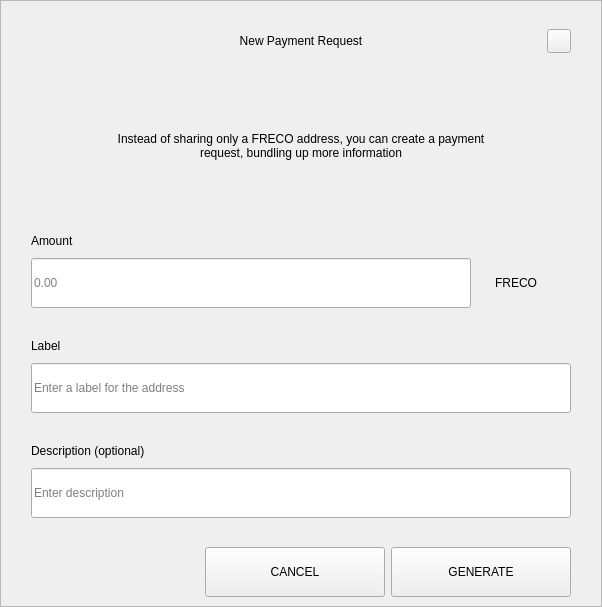
<?xml version="1.0" encoding="UTF-8"?>
<ui version="4.0">
 <class>RequestDialog</class>
 <widget class="QDialog" name="RequestDialog">
  <property name="geometry">
   <rect>
    <x>0</x>
    <y>0</y>
    <width>602</width>
    <height>607</height>
   </rect>
  </property>
  <property name="windowTitle">
   <string>Dialog</string>
  </property>
  <layout class="QVBoxLayout" name="verticalLayout_5">
   <property name="spacing">
    <number>0</number>
   </property>
   <property name="leftMargin">
    <number>0</number>
   </property>
   <property name="topMargin">
    <number>0</number>
   </property>
   <property name="rightMargin">
    <number>0</number>
   </property>
   <property name="bottomMargin">
    <number>0</number>
   </property>
   <item>
    <widget class="QFrame" name="frame">
     <property name="styleSheet">
      <string notr="true"/>
     </property>
     <property name="frameShape">
      <enum>QFrame::StyledPanel</enum>
     </property>
     <property name="frameShadow">
      <enum>QFrame::Raised</enum>
     </property>
     <layout class="QVBoxLayout" name="verticalLayout_4" stretch="1,0,0">
      <property name="spacing">
       <number>0</number>
      </property>
      <property name="leftMargin">
       <number>30</number>
      </property>
      <property name="topMargin">
       <number>20</number>
      </property>
      <property name="rightMargin">
       <number>30</number>
      </property>
      <property name="bottomMargin">
       <number>0</number>
      </property>
      <item>
       <layout class="QHBoxLayout" name="horizontalLayout_3">
        <property name="spacing">
         <number>0</number>
        </property>
        <item>
         <spacer name="horizontalSpacer_21">
          <property name="orientation">
           <enum>Qt::Horizontal</enum>
          </property>
          <property name="sizeHint" stdset="0">
           <size>
            <width>40</width>
            <height>20</height>
           </size>
          </property>
         </spacer>
        </item>
        <item>
         <widget class="QLabel" name="labelTitle">
          <property name="minimumSize">
           <size>
            <width>0</width>
            <height>40</height>
           </size>
          </property>
          <property name="maximumSize">
           <size>
            <width>16777215</width>
            <height>40</height>
           </size>
          </property>
          <property name="styleSheet">
           <string notr="true">padding-left:24px;</string>
          </property>
          <property name="text">
           <string>New Payment Request</string>
          </property>
          <property name="alignment">
           <set>Qt::AlignCenter</set>
          </property>
          <property name="margin">
           <number>7</number>
          </property>
         </widget>
        </item>
        <item>
         <spacer name="horizontalSpacer">
          <property name="orientation">
           <enum>Qt::Horizontal</enum>
          </property>
          <property name="sizeHint" stdset="0">
           <size>
            <width>40</width>
            <height>20</height>
           </size>
          </property>
         </spacer>
        </item>
        <item>
         <widget class="QPushButton" name="btnEsc">
          <property name="minimumSize">
           <size>
            <width>24</width>
            <height>24</height>
           </size>
          </property>
          <property name="maximumSize">
           <size>
            <width>24</width>
            <height>24</height>
           </size>
          </property>
          <property name="focusPolicy">
           <enum>Qt::NoFocus</enum>
          </property>
          <property name="text">
           <string/>
          </property>
         </widget>
        </item>
       </layout>
      </item>
      <item>
       <widget class="QStackedWidget" name="stack">
        <property name="minimumSize">
         <size>
          <width>540</width>
          <height>0</height>
         </size>
        </property>
        <property name="maximumSize">
         <size>
          <width>540</width>
          <height>16777215</height>
         </size>
        </property>
        <property name="currentIndex">
         <number>0</number>
        </property>
        <widget class="QWidget" name="page_1">
         <property name="minimumSize">
          <size>
           <width>540</width>
           <height>0</height>
          </size>
         </property>
         <property name="maximumSize">
          <size>
           <width>540</width>
           <height>16777215</height>
          </size>
         </property>
         <layout class="QVBoxLayout" name="layout1">
          <property name="spacing">
           <number>0</number>
          </property>
          <property name="leftMargin">
           <number>0</number>
          </property>
          <property name="topMargin">
           <number>0</number>
          </property>
          <property name="rightMargin">
           <number>0</number>
          </property>
          <property name="bottomMargin">
           <number>0</number>
          </property>
          <item>
           <spacer name="verticalSpacer_21">
            <property name="orientation">
             <enum>Qt::Vertical</enum>
            </property>
            <property name="sizeType">
             <enum>QSizePolicy::Fixed</enum>
            </property>
            <property name="sizeHint" stdset="0">
             <size>
              <width>20</width>
              <height>30</height>
             </size>
            </property>
           </spacer>
          </item>
          <item alignment="Qt::AlignHCenter">
           <widget class="QLabel" name="labelMessage">
            <property name="minimumSize">
             <size>
              <width>400</width>
              <height>50</height>
             </size>
            </property>
            <property name="text">
             <string>Instead of sharing only a FRECO address, you can create a payment request, bundling up more information</string>
            </property>
            <property name="alignment">
             <set>Qt::AlignCenter</set>
            </property>
            <property name="wordWrap">
             <bool>true</bool>
            </property>
           </widget>
          </item>
          <item alignment="Qt::AlignBottom">
           <widget class="QWidget" name="containerAmount" native="true">
            <layout class="QVBoxLayout" name="verticalLayout">
             <property name="spacing">
              <number>9</number>
             </property>
             <property name="leftMargin">
              <number>0</number>
             </property>
             <property name="topMargin">
              <number>0</number>
             </property>
             <property name="rightMargin">
              <number>0</number>
             </property>
             <property name="bottomMargin">
              <number>0</number>
             </property>
             <item>
              <widget class="QLabel" name="labelSubtitleAmount">
               <property name="minimumSize">
                <size>
                 <width>350</width>
                 <height>16</height>
                </size>
               </property>
               <property name="maximumSize">
                <size>
                 <width>16777215</width>
                 <height>16</height>
                </size>
               </property>
               <property name="text">
                <string>Amount</string>
               </property>
              </widget>
             </item>
             <item alignment="Qt::AlignTop">
              <widget class="QWidget" name="layoutAmount" native="true">
               <layout class="QHBoxLayout" name="horizontalLayout" stretch="2,0">
                <property name="spacing">
                 <number>0</number>
                </property>
                <property name="leftMargin">
                 <number>0</number>
                </property>
                <property name="topMargin">
                 <number>0</number>
                </property>
                <property name="rightMargin">
                 <number>0</number>
                </property>
                <property name="bottomMargin">
                 <number>0</number>
                </property>
                <item>
                 <widget class="QLineEdit" name="lineEditAmount">
                  <property name="minimumSize">
                   <size>
                    <width>0</width>
                    <height>50</height>
                   </size>
                  </property>
                  <property name="maximumSize">
                   <size>
                    <width>16777215</width>
                    <height>50</height>
                   </size>
                  </property>
                  <property name="placeholderText">
                   <string notr="true">0.00</string>
                  </property>
                 </widget>
                </item>
                <item>
                 <widget class="QWidget" name="comboContainer" native="true">
                  <property name="minimumSize">
                   <size>
                    <width>100</width>
                    <height>50</height>
                   </size>
                  </property>
                  <property name="maximumSize">
                   <size>
                    <width>16777215</width>
                    <height>50</height>
                   </size>
                  </property>
                  <layout class="QHBoxLayout" name="horizontalLayout_31">
                   <property name="spacing">
                    <number>0</number>
                   </property>
                   <property name="leftMargin">
                    <number>0</number>
                   </property>
                   <property name="topMargin">
                    <number>0</number>
                   </property>
                   <property name="rightMargin">
                    <number>10</number>
                   </property>
                   <property name="bottomMargin">
                    <number>0</number>
                   </property>
                   <item>
                    <widget class="QLabel" name="comboBoxCoin">
                     <property name="text">
                      <string>FRECO</string>
                     </property>
                     <property name="alignment">
                      <set>Qt::AlignCenter</set>
                     </property>
                    </widget>
                   </item>
                  </layout>
                 </widget>
                </item>
               </layout>
              </widget>
             </item>
            </layout>
           </widget>
          </item>
          <item>
           <spacer name="verticalSpacer_31">
            <property name="orientation">
             <enum>Qt::Vertical</enum>
            </property>
            <property name="sizeType">
             <enum>QSizePolicy::Fixed</enum>
            </property>
            <property name="sizeHint" stdset="0">
             <size>
              <width>20</width>
              <height>30</height>
             </size>
            </property>
           </spacer>
          </item>
          <item>
           <layout class="QVBoxLayout" name="verticalLayoutLabel">
            <property name="spacing">
             <number>9</number>
            </property>
            <item>
             <widget class="QLabel" name="labelSubtitleLabel">
              <property name="minimumSize">
               <size>
                <width>0</width>
                <height>16</height>
               </size>
              </property>
              <property name="maximumSize">
               <size>
                <width>16777215</width>
                <height>16</height>
               </size>
              </property>
              <property name="text">
               <string>Label</string>
              </property>
             </widget>
            </item>
            <item>
             <widget class="QLineEdit" name="lineEditLabel">
              <property name="minimumSize">
               <size>
                <width>0</width>
                <height>50</height>
               </size>
              </property>
              <property name="maximumSize">
               <size>
                <width>16777215</width>
                <height>50</height>
               </size>
              </property>
              <property name="placeholderText">
               <string>Enter a label for the address</string>
              </property>
             </widget>
            </item>
           </layout>
          </item>
          <item>
           <spacer name="verticalSpacer_34">
            <property name="orientation">
             <enum>Qt::Vertical</enum>
            </property>
            <property name="sizeType">
             <enum>QSizePolicy::Fixed</enum>
            </property>
            <property name="sizeHint" stdset="0">
             <size>
              <width>20</width>
              <height>30</height>
             </size>
            </property>
           </spacer>
          </item>
          <item>
           <layout class="QVBoxLayout" name="verticalLayoutDescription">
            <property name="spacing">
             <number>9</number>
            </property>
            <item>
             <widget class="QLabel" name="labelSubtitleDescription">
              <property name="minimumSize">
               <size>
                <width>0</width>
                <height>16</height>
               </size>
              </property>
              <property name="maximumSize">
               <size>
                <width>16777215</width>
                <height>16</height>
               </size>
              </property>
              <property name="text">
               <string>Description (optional)</string>
              </property>
             </widget>
            </item>
            <item>
             <widget class="QLineEdit" name="lineEditDescription">
              <property name="minimumSize">
               <size>
                <width>0</width>
                <height>50</height>
               </size>
              </property>
              <property name="maximumSize">
               <size>
                <width>16777215</width>
                <height>50</height>
               </size>
              </property>
              <property name="placeholderText">
               <string>Enter description</string>
              </property>
             </widget>
            </item>
            <item>
             <spacer name="verticalSpacer_4">
              <property name="orientation">
               <enum>Qt::Vertical</enum>
              </property>
              <property name="sizeType">
               <enum>QSizePolicy::Fixed</enum>
              </property>
              <property name="sizeHint" stdset="0">
               <size>
                <width>20</width>
                <height>20</height>
               </size>
              </property>
             </spacer>
            </item>
           </layout>
          </item>
         </layout>
        </widget>
        <widget class="QWidget" name="page_2">
         <layout class="QVBoxLayout" name="layout2">
          <item>
           <spacer name="verticalSpacer_5">
            <property name="orientation">
             <enum>Qt::Vertical</enum>
            </property>
            <property name="sizeType">
             <enum>QSizePolicy::Fixed</enum>
            </property>
            <property name="sizeHint" stdset="0">
             <size>
              <width>20</width>
              <height>50</height>
             </size>
            </property>
           </spacer>
          </item>
          <item alignment="Qt::AlignHCenter">
           <widget class="QLabel" name="labelQrImg">
            <property name="minimumSize">
             <size>
              <width>260</width>
              <height>260</height>
             </size>
            </property>
            <property name="maximumSize">
             <size>
              <width>260</width>
              <height>260</height>
             </size>
            </property>
            <property name="text">
             <string/>
            </property>
            <property name="alignment">
             <set>Qt::AlignCenter</set>
            </property>
           </widget>
          </item>
          <item>
           <spacer name="verticalSpacer_2">
            <property name="orientation">
             <enum>Qt::Vertical</enum>
            </property>
            <property name="sizeType">
             <enum>QSizePolicy::Fixed</enum>
            </property>
            <property name="sizeHint" stdset="0">
             <size>
              <width>20</width>
              <height>30</height>
             </size>
            </property>
           </spacer>
          </item>
          <item alignment="Qt::AlignHCenter">
           <widget class="QLabel" name="labelAddress">
            <property name="text">
             <string>D7VFR83SQbiezrW72hjcWJtcfip5krte2Z </string>
            </property>
           </widget>
          </item>
          <item>
           <spacer name="verticalSpacer_32">
            <property name="orientation">
             <enum>Qt::Vertical</enum>
            </property>
            <property name="sizeType">
             <enum>QSizePolicy::Expanding</enum>
            </property>
            <property name="sizeHint" stdset="0">
             <size>
              <width>20</width>
              <height>20</height>
             </size>
            </property>
           </spacer>
          </item>
          <item>
           <layout class="QHBoxLayout" name="horizontal">
            <property name="leftMargin">
             <number>20</number>
            </property>
            <property name="rightMargin">
             <number>20</number>
            </property>
            <property name="bottomMargin">
             <number>20</number>
            </property>
            <item>
             <spacer name="horizontalSpacer_4">
              <property name="orientation">
               <enum>Qt::Horizontal</enum>
              </property>
              <property name="sizeHint" stdset="0">
               <size>
                <width>40</width>
                <height>20</height>
               </size>
              </property>
             </spacer>
            </item>
            <item>
             <widget class="QPushButton" name="btnCopyAddress">
              <property name="minimumSize">
               <size>
                <width>180</width>
                <height>50</height>
               </size>
              </property>
              <property name="text">
               <string>COPY ADDRESS</string>
              </property>
             </widget>
            </item>
            <item>
             <widget class="QPushButton" name="btnCopyUrl">
              <property name="minimumSize">
               <size>
                <width>180</width>
                <height>50</height>
               </size>
              </property>
              <property name="text">
               <string>COPY URL</string>
              </property>
             </widget>
            </item>
            <item>
             <spacer name="horizontalSpacer_2">
              <property name="orientation">
               <enum>Qt::Horizontal</enum>
              </property>
              <property name="sizeHint" stdset="0">
               <size>
                <width>40</width>
                <height>20</height>
               </size>
              </property>
             </spacer>
            </item>
           </layout>
          </item>
         </layout>
        </widget>
       </widget>
      </item>
      <item>
       <widget class="QWidget" name="buttonsStack" native="true">
        <layout class="QHBoxLayout" name="horizontalLayout_5">
         <property name="leftMargin">
          <number>20</number>
         </property>
         <property name="rightMargin">
          <number>0</number>
         </property>
         <item>
          <spacer name="horizontalSpacer_41">
           <property name="orientation">
            <enum>Qt::Horizontal</enum>
           </property>
           <property name="sizeHint" stdset="0">
            <size>
             <width>40</width>
             <height>20</height>
            </size>
           </property>
          </spacer>
         </item>
         <item>
          <widget class="QPushButton" name="btnCancel">
           <property name="minimumSize">
            <size>
             <width>180</width>
             <height>50</height>
            </size>
           </property>
           <property name="focusPolicy">
            <enum>Qt::NoFocus</enum>
           </property>
           <property name="text">
            <string>CANCEL</string>
           </property>
          </widget>
         </item>
         <item>
          <widget class="QPushButton" name="btnSave">
           <property name="minimumSize">
            <size>
             <width>180</width>
             <height>50</height>
            </size>
           </property>
           <property name="focusPolicy">
            <enum>Qt::NoFocus</enum>
           </property>
           <property name="text">
            <string>GENERATE</string>
           </property>
          </widget>
         </item>
        </layout>
       </widget>
      </item>
     </layout>
    </widget>
   </item>
  </layout>
 </widget>
 <resources/>
 <connections/>
</ui>
